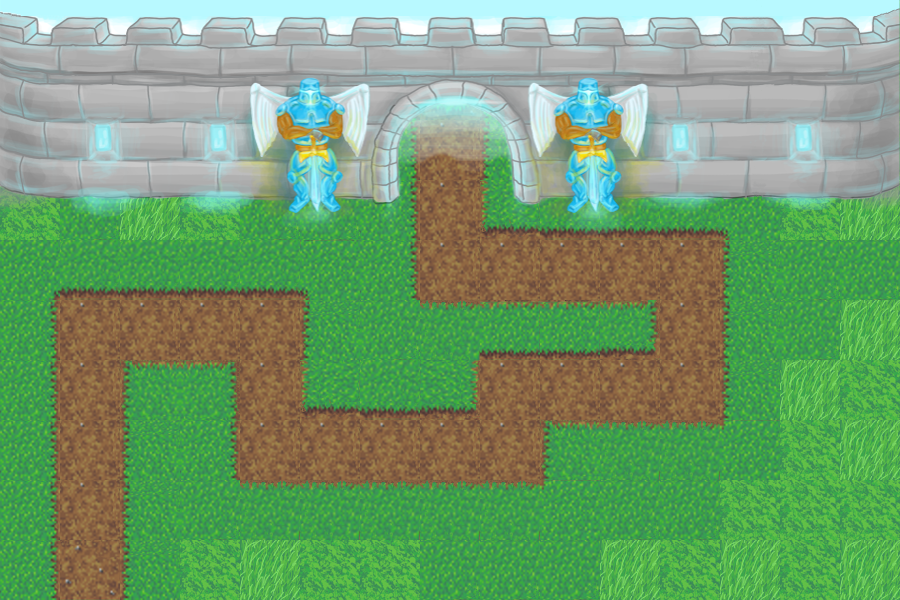

This game map was drawn from its Tiled (.tmx) file and the tilesets committed beside it. A one-line description and the trimmed map source follow:
An orthogonal 15x10 tile map with 60x60 px tiles, 3 tile layers (Back, Terrain, Gates), 2 tilesets.

<map height="10" nextobjectid="1" orientation="orthogonal" renderorder="right-down" tileheight="60" tilewidth="60" version="1.0" width="15">
 <tileset name="grass@60" firstgid="1" tileheight="60" tilewidth="60">
  <image height="256" source="terrain/[email redacted]" width="512" />
  <tile id="10">
   <properties>
    <property name="base" value="" />
    <property name="walkable" value="" />
   </properties>
  </tile>
  <tile id="11">
   <properties>
    <property name="spawn" value="" />
    <property name="walkable" value="" />
   </properties>
  </tile>
  <tile id="12">
   <properties>
    <property name="walkable" value="" />
   </properties>
  </tile>
 </tileset>
 <tileset name="gates@60" firstgid="33" tileheight="60" tilewidth="60">
  <image height="256" source="terrain/[email redacted]" width="1024" />
  <tile id="0">
   <properties>
    <property name="blocked" value="1" />
   </properties>
  </tile>
  <tile id="1">
   <properties>
    <property name="blocked" value="1" />
   </properties>
  </tile>
  <tile id="2">
   <properties>
    <property name="blocked" value="1" />
   </properties>
  </tile>
  <tile id="3">
   <properties>
    <property name="blocked" value="1" />
   </properties>
  </tile>
  <tile id="4">
   <properties>
    <property name="blocked" value="1" />
   </properties>
  </tile>
  <tile id="5">
   <properties>
    <property name="blocked" value="1" />
   </properties>
  </tile>
  <tile id="6">
   <properties>
    <property name="blocked" value="1" />
   </properties>
  </tile>
  <tile id="7">
   <properties>
    <property name="blocked" value="1" />
   </properties>
  </tile>
  <tile id="8">
   <properties>
    <property name="blocked" value="1" />
   </properties>
  </tile>
  <tile id="9">
   <properties>
    <property name="blocked" value="1" />
   </properties>
  </tile>
  <tile id="10">
   <properties>
    <property name="blocked" value="1" />
   </properties>
  </tile>
  <tile id="11">
   <properties>
    <property name="blocked" value="1" />
   </properties>
  </tile>
  <tile id="12">
   <properties>
    <property name="blocked" value="1" />
   </properties>
  </tile>
  <tile id="13">
   <properties>
    <property name="blocked" value="1" />
   </properties>
  </tile>
  <tile id="14">
   <properties>
    <property name="blocked" value="1" />
   </properties>
  </tile>
  <tile id="17">
   <properties>
    <property name="blocked" value="1" />
   </properties>
  </tile>
  <tile id="18">
   <properties>
    <property name="blocked" value="1" />
   </properties>
  </tile>
  <tile id="19">
   <properties>
    <property name="blocked" value="1" />
   </properties>
  </tile>
  <tile id="20">
   <properties>
    <property name="blocked" value="1" />
   </properties>
  </tile>
  <tile id="21">
   <properties>
    <property name="blocked" value="1" />
   </properties>
  </tile>
  <tile id="22">
   <properties>
    <property name="blocked" value="1" />
   </properties>
  </tile>
  <tile id="23">
   <properties>
    <property name="blocked" value="1" />
   </properties>
  </tile>
  <tile id="24">
   <properties>
    <property name="blocked" value="1" />
   </properties>
  </tile>
  <tile id="25">
   <properties>
    <property name="blocked" value="1" />
   </properties>
  </tile>
  <tile id="26">
   <properties>
    <property name="blocked" value="1" />
   </properties>
  </tile>
  <tile id="27">
   <properties>
    <property name="blocked" value="1" />
   </properties>
  </tile>
  <tile id="28">
   <properties>
    <property name="blocked" value="1" />
   </properties>
  </tile>
  <tile id="29">
   <properties>
    <property name="blocked" value="1" />
   </properties>
  </tile>
  <tile id="30">
   <properties>
    <property name="blocked" value="1" />
   </properties>
  </tile>
  <tile id="31">
   <properties>
    <property name="blocked" value="1" />
   </properties>
  </tile>
  <tile id="34">
   <properties>
    <property name="blocked" value="1" />
   </properties>
  </tile>
  <tile id="35">
   <properties>
    <property name="blocked" value="1" />
   </properties>
  </tile>
  <tile id="36">
   <properties>
    <property name="blocked" value="1" />
   </properties>
  </tile>
  <tile id="37">
   <properties>
    <property name="blocked" value="1" />
   </properties>
  </tile>
  <tile id="38">
   <properties>
    <property name="blocked" value="1" />
   </properties>
  </tile>
  <tile id="39">
   <properties>
    <property name="blocked" value="1" />
   </properties>
  </tile>
  <tile id="40">
   <properties>
    <property name="blocked" value="1" />
   </properties>
  </tile>
  <tile id="41">
   <properties>
    <property name="blocked" value="1" />
   </properties>
  </tile>
  <tile id="42">
   <properties>
    <property name="blocked" value="1" />
   </properties>
  </tile>
  <tile id="43">
   <properties>
    <property name="blocked" value="1" />
   </properties>
  </tile>
  <tile id="44">
   <properties>
    <property name="blocked" value="1" />
   </properties>
  </tile>
  <tile id="45">
   <properties>
    <property name="blocked" value="1" />
   </properties>
  </tile>
  <tile id="46">
   <properties>
    <property name="blocked" value="1" />
   </properties>
  </tile>
  <tile id="47">
   <properties>
    <property name="blocked" value="1" />
   </properties>
  </tile>
  <tile id="48">
   <properties>
    <property name="blocked" value="1" />
   </properties>
  </tile>
  <tile id="51">
   <properties>
    <property name="blocked" value="1" />
   </properties>
  </tile>
  <tile id="52">
   <properties>
    <property name="blocked" value="1" />
   </properties>
  </tile>
  <tile id="53">
   <properties>
    <property name="blocked" value="1" />
   </properties>
  </tile>
  <tile id="54">
   <properties>
    <property name="blocked" value="1" />
   </properties>
  </tile>
  <tile id="55">
   <properties>
    <property name="blocked" value="1" />
   </properties>
  </tile>
  <tile id="56">
   <properties>
    <property name="blocked" value="1" />
   </properties>
  </tile>
  <tile id="57">
   <properties>
    <property name="blocked" value="1" />
   </properties>
  </tile>
  <tile id="58">
   <properties>
    <property name="blocked" value="1" />
   </properties>
  </tile>
  <tile id="59">
   <properties>
    <property name="blocked" value="1" />
   </properties>
  </tile>
  <tile id="60">
   <properties>
    <property name="blocked" value="1" />
   </properties>
  </tile>
  <tile id="61">
   <properties>
    <property name="blocked" value="1" />
   </properties>
  </tile>
  <tile id="62">
   <properties>
    <property name="blocked" value="1" />
   </properties>
  </tile>
  <tile id="63">
   <properties>
    <property name="blocked" value="1" />
   </properties>
  </tile>
  <tile id="64">
   <properties>
    <property name="blocked" value="1" />
   </properties>
  </tile>
  <tile id="65">
   <properties>
    <property name="blocked" value="1" />
   </properties>
  </tile>
 </tileset>
 <layer name="Back" height="10" width="15">
  <data>[150 cells, 150 non-empty, 3 distinct tile ids]</data>
 </layer>
 <layer name="Terrain" height="10" width="15">
  <data>[150 cells, 79 non-empty, 16 distinct tile ids]</data>
 </layer>
 <layer name="Gates" height="10" width="15">
  <data>[150 cells, 60 non-empty, 60 distinct tile ids]</data>
 </layer>
</map>